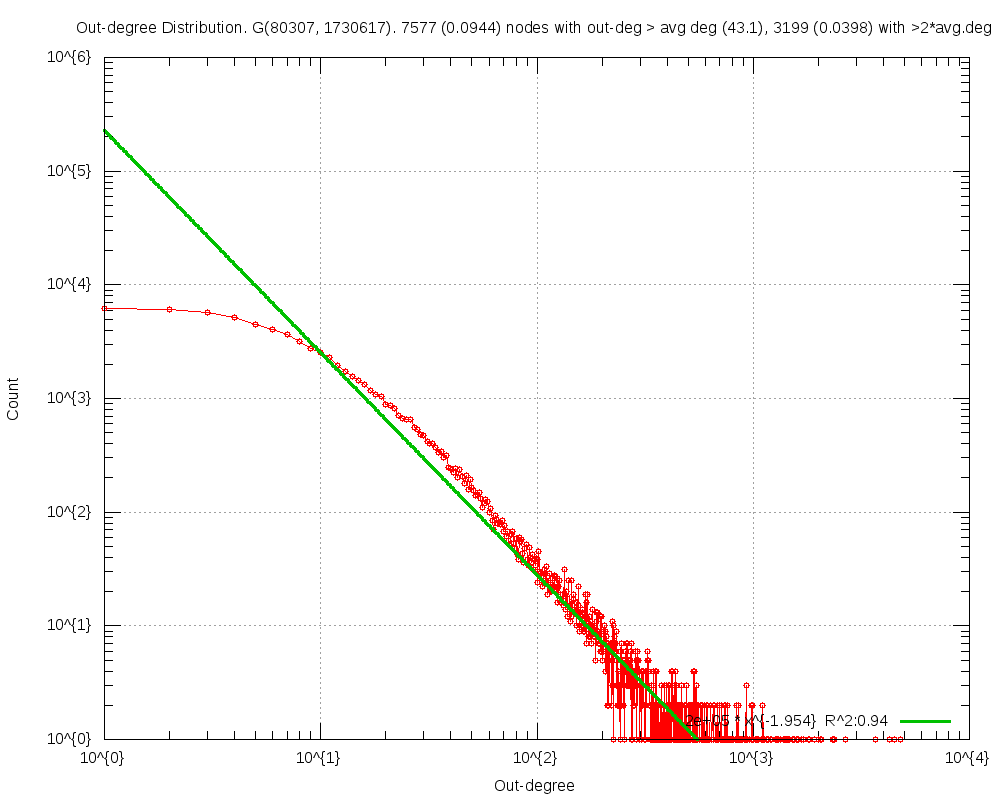

Reproduce this figure in gnuplot.
#
# Out-degree Distribution. G(80307, 1730617). 7577 (0.0944) nodes with out-deg > avg deg (43.1), 3199 (0.0398) with >2*avg.deg (Mon May  5 02:51:29 2014)
#

set title "Out-degree Distribution. G(80307, 1730617). 7577 (0.0944) nodes with out-deg > avg deg (43.1), 3199 (0.0398) with >2*avg.deg"
set key bottom right
set logscale xy 10
set format x "10^{%L}"
set mxtics 10
set format y "10^{%L}"
set mytics 10
set grid
set xlabel "Out-degree"
set ylabel "Count"
set tics scale 2
set yrange[1.000000:]
set terminal png size 1000,800
set output 'outDeg.FRDG_TCL_FIXP.png'
plot 	"outDeg.FRDG_TCL_FIXP.tab" using 1:2 title "" with linespoints pt 6,\
	f1(x)=227383.832627*x**-1.954125, f1(x) title "2e+05 * x^{-1.954}  R^2:0.94" with lines linewidth 3
